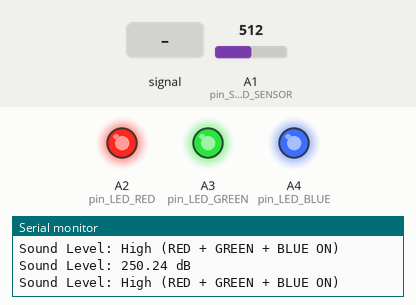
Recording of a sketch running on a simulated Arduino Uno, built with avr-gcc and run on an emulated ATmega328P. On the bench: output pins drawn as LEDs (lit = HIGH), the last lines printed to the serial monitor. Dashed ring = blinking. The test bench sets the inputs (shaded band); at power-on: A1 (pin_SOUND_SENSOR) = 512.

Above: at 1.2 s.
1.3 s: A1 (pin_SOUND_SENSOR) fed a 200 Hz sine of ±460 counts around its level
At 1.79 s:
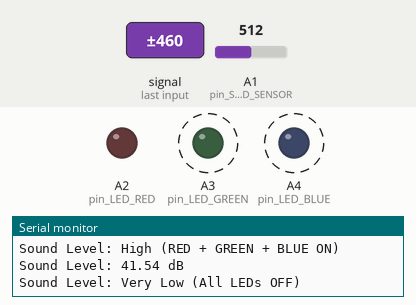
4.3 s: A1 (pin_SOUND_SENSOR) set to 716
At 4.7 s:
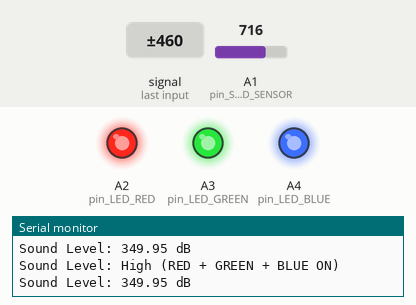
7.3 s: A1 (pin_SOUND_SENSOR) set to 222
8.8 s: A1 (pin_SOUND_SENSOR) set to 197
At 9.4 s:
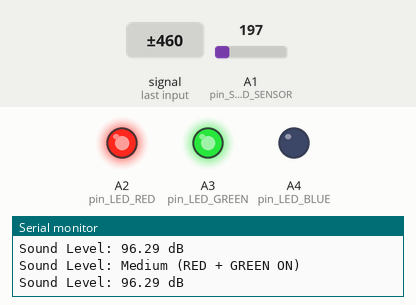
10.3 s: A1 (pin_SOUND_SENSOR) set to 161
11.8 s: A1 (pin_SOUND_SENSOR) set to 142
At 12.7 s:
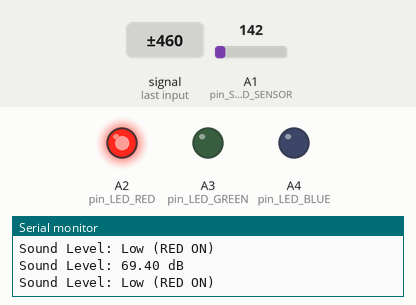
Timing chart, 0 to 14.3 s (numbered marks = the images above; inputs shaded):
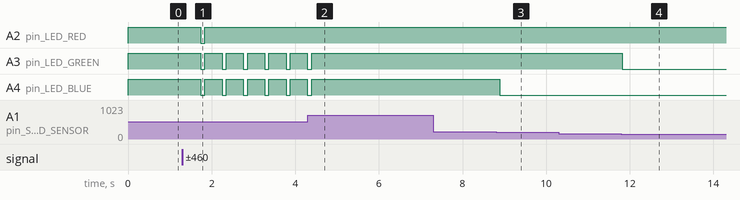

Measured:
- the behaviour switches between 205 and 204 on A1 (pin_SOUND_SENSOR) (found by bisection; images 2 and 3)
- the behaviour switches between 154 and 153 on A1 (pin_SOUND_SENSOR) (found by bisection; images 3 and 4)
- after the input at 1.3 s, A2 (pin_LED_RED): HIGH → LOW after 0.44 s, → HIGH 0.10 s later; A3 (pin_LED_GREEN), A4 (pin_LED_BLUE): alternates HIGH for 0.41 s and LOW for 0.10 s, starting after 0.44 s
- after the input at 4.3 s, A2 (pin_LED_RED): stops changing and stays HIGH; A3 (pin_LED_GREEN), A4 (pin_LED_BLUE): goes on until 4.4 s, then stays HIGH
- after the input at 8.8 s, A4 (pin_LED_BLUE): HIGH → LOW after 0.09 s
- after the input at 11.8 s, A3 (pin_LED_GREEN): HIGH → LOW at once

The sketch:

sound.ino
```cpp
// กำหนดขา LED และ Sound Sensor
int pin_LED_RED = A2;  // ขาไฟ LED สีแดง
int pin_LED_GREEN = A3; // ขาไฟ LED สีเขียว
int pin_LED_BLUE = A4;  // ขาไฟ LED สีฟ้า
int pin_SOUND_SENSOR = 1; // ขา OUT ของ Sound Sensor

// กำหนดเกณฑ์ระดับเสียง (dB)
float threshold_red = 50.0;   // เสียง > 50 dB (ไฟแดง)
float threshold_green = 75.0; // เสียง > 75 dB (ไฟแดง + เขียว)
float threshold_blue = 100.0; // เสียง > 100 dB (ไฟแดง + เขียว + ฟ้า)

void setup() {
  // ตั้งค่า LED เป็น OUTPUT
  pinMode(pin_LED_RED, OUTPUT);
  pinMode(pin_LED_GREEN, OUTPUT);
  pinMode(pin_LED_BLUE, OUTPUT);

  // ตั้งค่า Sound Sensor เป็น INPUT
  pinMode(pin_SOUND_SENSOR, INPUT);

  // เริ่มต้น Serial Communication สำหรับ Debug
  Serial.begin(9600);
}

void loop() {
  // อ่านค่าจาก Sound Sensor
  int soundValue = analogRead(pin_SOUND_SENSOR);

  // แปลงค่าดิบเป็นแรงดันไฟฟ้า (0-5V)
  float voltage = (soundValue / 1023.0) * 5.0;

  // คำนวณค่าเดซิเบล (สมมติให้ 0.01V = 0 dB)
  float decibel = voltage * 100.0; // คุณอาจต้องปรับสูตรนี้ตามเซ็นเซอร์ของคุณ

  // แสดงค่าใน Serial Monitor (สำหรับ Debug)
  Serial.print("Sound Level: ");
  Serial.print(decibel);
  Serial.println(" dB");

  // ตรวจสอบระดับเสียงและเปิดไฟ LED ที่เหมาะสม
  if (decibel >= threshold_blue) {
    // เสียงดัง > 100 dB: ติดไฟทั้งสามดวง
    digitalWrite(pin_LED_RED, HIGH);
    digitalWrite(pin_LED_GREEN, HIGH);
    digitalWrite(pin_LED_BLUE, HIGH);
    Serial.println("Sound Level: High (RED + GREEN + BLUE ON)");
  } else if (decibel >= threshold_green) {
    // เสียงกลาง 75-100 dB: ติดไฟแดงและเขียว
    digitalWrite(pin_LED_RED, HIGH);
    digitalWrite(pin_LED_GREEN, HIGH);
    digitalWrite(pin_LED_BLUE, LOW);
    Serial.println("Sound Level: Medium (RED + GREEN ON)");
  } else if (decibel >= threshold_red) {
    // เสียงเบา 50-75 dB: ติดไฟแดง
    digitalWrite(pin_LED_RED, HIGH);
    digitalWrite(pin_LED_GREEN, LOW);
    digitalWrite(pin_LED_BLUE, LOW);
    Serial.println("Sound Level: Low (RED ON)");
  } else {
    // เสียงต่ำกว่า 50 dB: ดับทุกดวง
    digitalWrite(pin_LED_RED, LOW);
    digitalWrite(pin_LED_GREEN, LOW);
    digitalWrite(pin_LED_BLUE, LOW);
    Serial.println("Sound Level: Very Low (All LEDs OFF)");
  }

  // หน่วงเวลาเล็กน้อยเพื่อความเสถียร
  delay(100);
}
```
